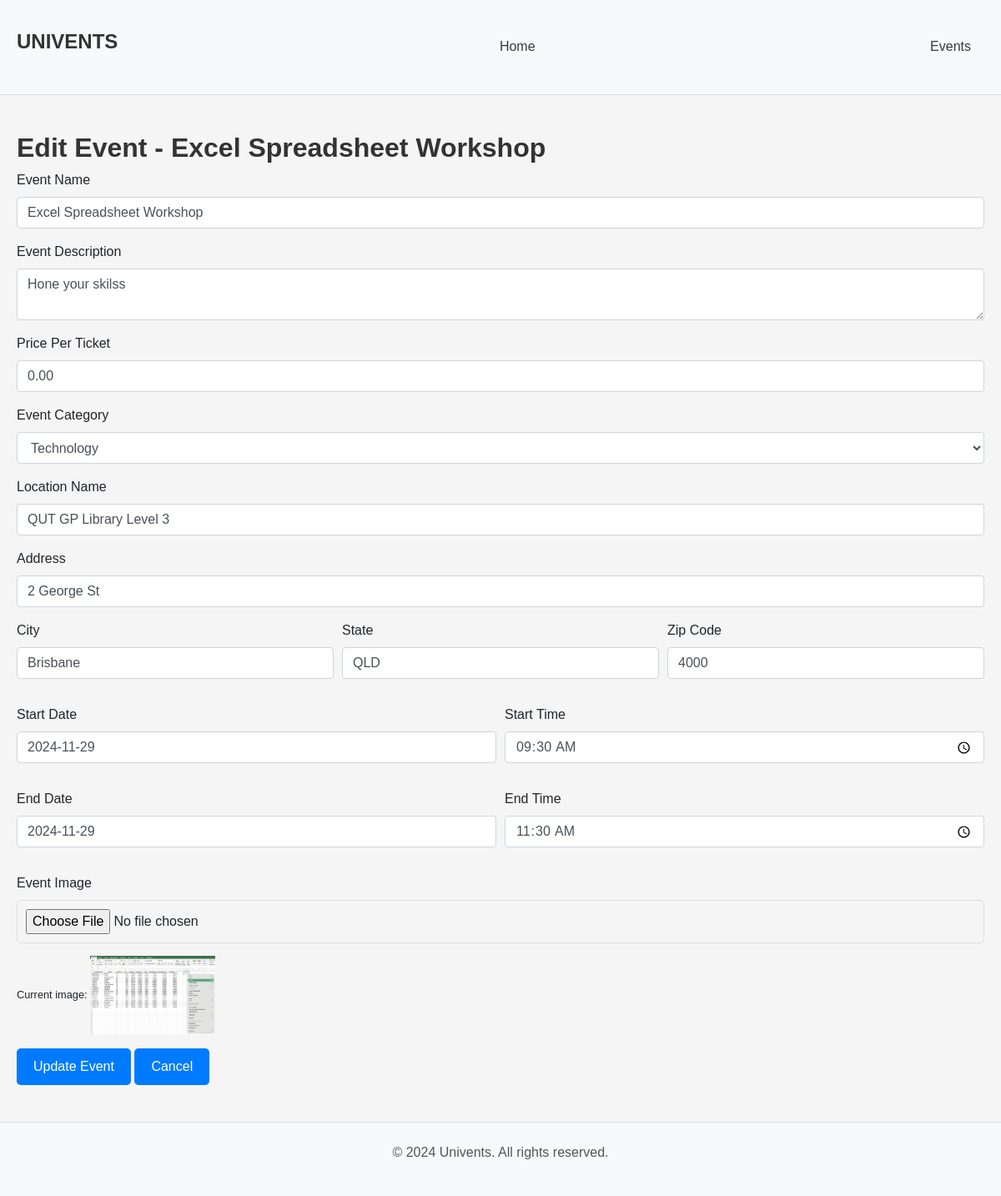
/event/3/edit (signed in), run on an earlier commit of the app's database.
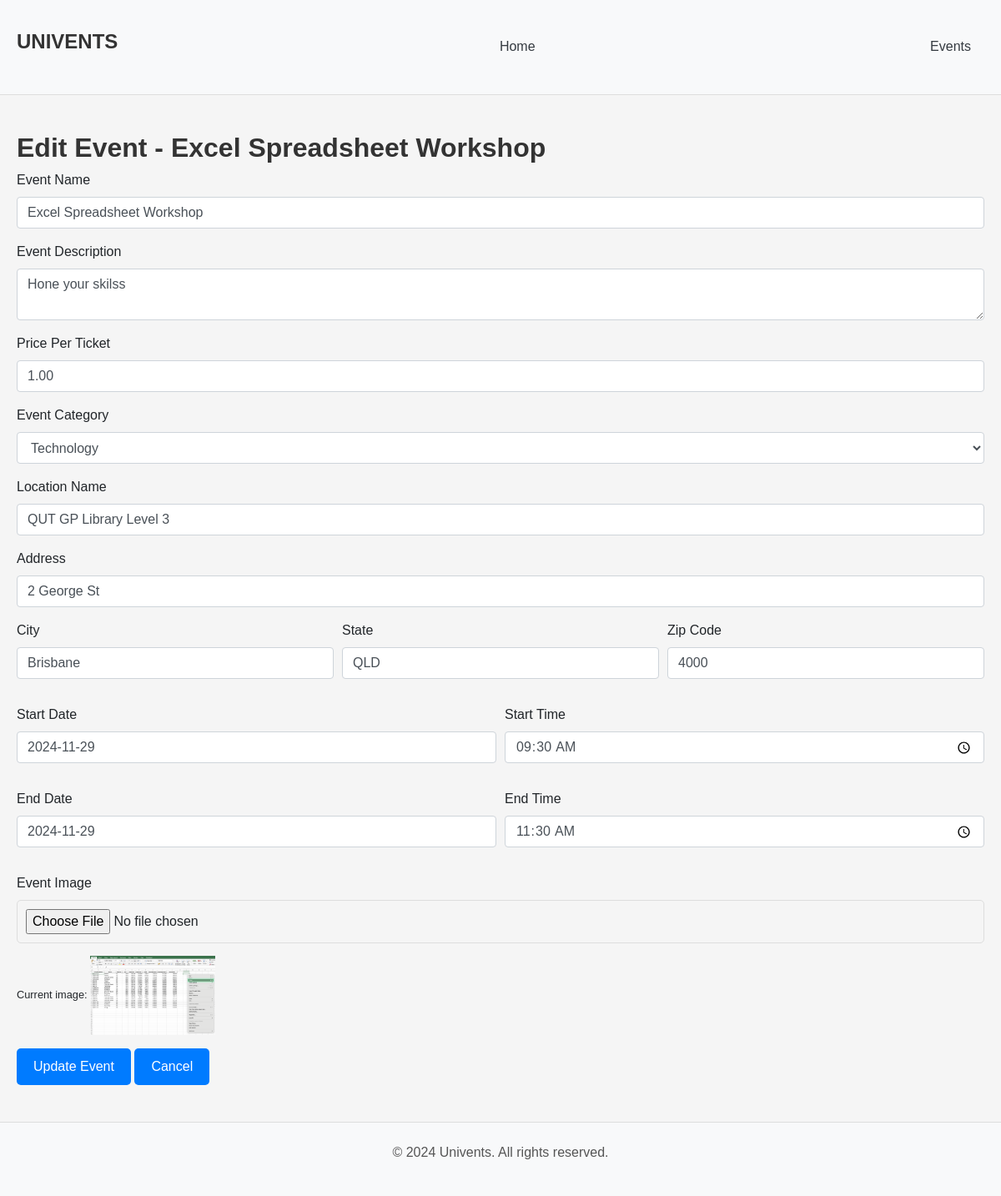
And on a later commit of the database.
### website/models.py (models this page shows, shortened)
class Event(db.Model):
    id = db.Column(db.Integer, primary_key=True, autoincrement=True)
    name = db.Column(db.String(100), nullable=False)
    description = db.Column(db.Text, nullable=False)
    category = db.Column(db.String(50), nullable=False)
    image_url = db.Column(db.String(200), nullable=False)
    status = db.Column(db.String(20), default='Open')  # 'Open', 'Inactive', 'Sold Out', 'Cancelled'
    location_name = db.Column(db.String(100), nullable=False)
    address = db.Column(db.String(200), nullable=False)
    city = db.Column(db.String(50), nullable=False)
    state = db.Column(db.String(50), nullable=False)
    zip_code = db.Column(db.String(20), nullable=False)
    start_date = db.Column(db.Date, nullable=False)
    start_time = db.Column(db.Time, nullable=False)
    end_date = db.Column(db.Date, nullable=False)
    end_time = db.Column(db.Time, nullable=False)
    user_id = db.Column(db.Integer, db.ForeignKey('user.id'), nullable=False)
    price_per_ticket = db.Column(db.Float, nullable=False, default=0.0)
    comments = db.relationship('Comment', backref='event', lazy=True)
    orders = db.relationship('Order', backref='event', lazy=True)

### website/views.py (the view, shortened to what this page needs)
@main_bp.route('/event/<int:event_id>/edit', methods=['GET', 'POST'])
@login_required
def event_edit(event_id):
    event = db.session.get(Event, event_id)
    if not event or event.user_id != current_user.id:
        flash("You are not authorized to edit this event.")
        return redirect(url_for('main.index'))
    form = EventForm(obj=event)  # Pre-fill form with event's current data
    return render_template('event_edit.html', form=form, event=event)

### website/__init__.py (called while the page is built)
def create_app():
   app = Flask(__name__)  # this is the name of the module/package that is calling this app
   app.debug = True  # Should be set to false in a production environment
   app.secret_key = 'somesecretkey'
   app.config['SQLALCHEMY_DATABASE_URI'] = f"sqlite:///{os.path.join(app.instance_path, 'sitedata.sqlite')}"
   app.config['UPLOAD_FOLDER'] = os.path.join('website', 'static', 'uploads')  # Path for image uploads
   db.init_app(app)
   Bootstrap5(app)
   login_manager = LoginManager()
   login_manager.login_view = 'auth.login'  # Set the login view
   login_manager.init_app(app)
   from .models import User
   @login_manager.user_loader
   def load_user(user_id):
      return db.session.scalar(db.select(User).where(User.id == user_id))
   from . import views
   app.register_blueprint(views.main_bp)
   from . import auth
   app.register_blueprint(auth.auth_bp)
   return app

### website/templates/event_edit.html (shortened to what this page needs)
<!DOCTYPE html>
<html lang="en">
<head>
    <link href="https://stackpath.bootstrapcdn.com/bootstrap/4.5.2/css/bootstrap.min.css" rel="stylesheet">
    <link href="{{ url_for('static', filename='styles/styles.css') }}" rel="stylesheet">
</head>
<body>
    <header class="bg-light py-3">
        <div class="container">
            <h5 class="card-title">UNIVENTS</h5>
            <a href="{{ url_for('main.index') }}" class="mx-3 text-dark">Home</a>
            <a href="{{ url_for('main.event_view') }}" class="mx-3 text-dark">Events</a>
        </div>
    </header>
    <div class="container mt-4">
        <h2>Edit Event - {{ event.name }}</h2>
        <form method="POST" action="{{ url_for('main.event_edit', event_id=event.id) }}" enctype="multipart/form-data">
            <div class="form-group">
                {{ form.name.label(class="form-label") }}
                {{ form.name(class="form-control") }}
            </div>
            <div class="form-group">
                {{ form.description.label(class="form-label") }}
                {{ form.description(class="form-control") }}
            </div>
            <div class="form-group">
                {{ form.price_per_ticket.label(class="form-label") }}
                {{ form.price_per_ticket(class="form-control") }}
            </div>
            <div class="form-group">
                {{ form.category.label(class="form-label") }}
                {{ form.category(class="form-control") }}
            </div>
            <div class="form-group">
                {{ form.location_name.label(class="form-label") }}
                {{ form.location_name(class="form-control") }}
            </div>
            <div class="form-group">
                {{ form.address.label(class="form-label") }}
                {{ form.address(class="form-control") }}
            </div>
            <div class="form-row">
                <div class="form-group col-md-4">
                    {{ form.city.label(class="form-label") }}
                    {{ form.city(class="form-control") }}
                </div>
                <div class="form-group col-md-4">
                    {{ form.state.label(class="form-label") }}
                    {{ form.state(class="form-control") }}
                </div>
                <div class="form-group col-md-4">
                    {{ form.zip_code.label(class="form-label") }}
                    {{ form.zip_code(class="form-control") }}
                </div>
            </div>
            <div class="form-row">
                <div class="form-group col-md-6">
                    {{ form.start_date.label(class="form-label") }}
                    {{ form.start_date(class="form-control") }}
                </div>
                <div class="form-group col-md-6">
                    {{ form.start_time.label(class="form-label") }}
                    {{ form.start_time(class="form-control") }}
                </div>
            </div>
            <div class="form-row">
                <div class="form-group col-md-6">
                    {{ form.end_date.label(class="form-label") }}
                    {{ form.end_date(class="form-control") }}
                </div>
                <div class="form-group col-md-6">
                    {{ form.end_time.label(class="form-label") }}
                    {{ form.end_time(class="form-control") }}
                </div>
            </div>
            <div class="form-group">
                {{ form.image.label(class="form-label") }}
                {{ form.image(class="form-control-file") }}
                <small>Current image: <img src="{{ url_for('static', filename=event.image_url[7:]) }}" width="150" alt="Event Image"></small>
            </div>
            <button type="submit" class="btn btn-primary">Update Event</button>
            <a href="{{ url_for('main.event_detail', event_id=event.id) }}" class="btn btn-secondary">Cancel</a>
        </form>
    </div>
    <footer class="bg-light py-4 text-center mt-4">
        <p>&copy; 2024 Univents. All rights reserved.</p>
    </footer>
</body>
</html>

What changed in the data, as far as the page shows it:
changed Event "Excel Spreadsheet Workshop": price_per_ticket "0.00" → "1.00"
